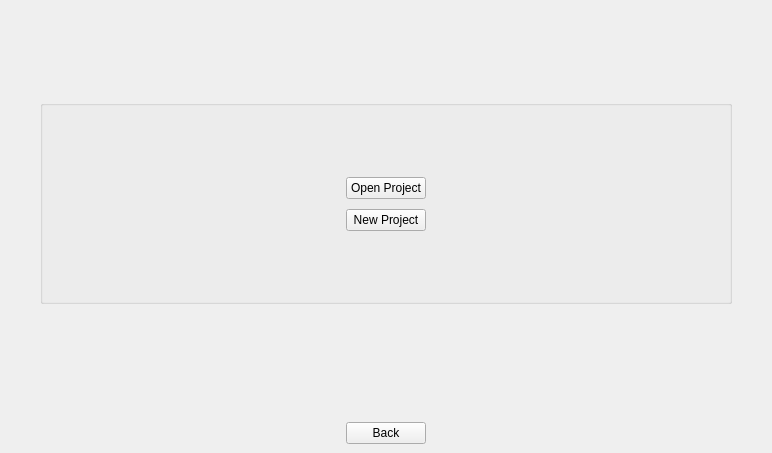
<?xml version="1.0" encoding="UTF-8"?>
<ui version="4.0">
 <class>CEditorChoiceScreen</class>
 <widget class="QWidget" name="CEditorChoiceScreen">
  <property name="geometry">
   <rect>
    <x>0</x>
    <y>0</y>
    <width>772</width>
    <height>453</height>
   </rect>
  </property>
  <property name="windowTitle">
   <string>Form</string>
  </property>
  <layout class="QGridLayout" name="gridLayout">
   <property name="leftMargin">
    <number>0</number>
   </property>
   <property name="topMargin">
    <number>0</number>
   </property>
   <property name="rightMargin">
    <number>0</number>
   </property>
   <property name="bottomMargin">
    <number>0</number>
   </property>
   <property name="spacing">
    <number>10</number>
   </property>
   <item row="2" column="1" colspan="2">
    <spacer name="verticalSpacer">
     <property name="orientation">
      <enum>Qt::Vertical</enum>
     </property>
     <property name="sizeHint" stdset="0">
      <size>
       <width>167</width>
       <height>125</height>
      </size>
     </property>
    </spacer>
   </item>
   <item row="0" column="1" colspan="2">
    <spacer name="verticalSpacer_2">
     <property name="orientation">
      <enum>Qt::Vertical</enum>
     </property>
     <property name="sizeHint" stdset="0">
      <size>
       <width>167</width>
       <height>126</height>
      </size>
     </property>
    </spacer>
   </item>
   <item row="3" column="0" colspan="4">
    <widget class="QWidget" name="widget" native="true">
     <layout class="QHBoxLayout" name="horizontalLayout">
      <item>
       <spacer name="horizontalSpacer_7">
        <property name="orientation">
         <enum>Qt::Horizontal</enum>
        </property>
        <property name="sizeHint" stdset="0">
         <size>
          <width>40</width>
          <height>20</height>
         </size>
        </property>
       </spacer>
      </item>
      <item>
       <widget class="CMenuButton" name="pCancelButton">
        <property name="text">
         <string>Back</string>
        </property>
       </widget>
      </item>
      <item>
       <spacer name="horizontalSpacer_8">
        <property name="orientation">
         <enum>Qt::Horizontal</enum>
        </property>
        <property name="sizeHint" stdset="0">
         <size>
          <width>40</width>
          <height>20</height>
         </size>
        </property>
       </spacer>
      </item>
     </layout>
    </widget>
   </item>
   <item row="1" column="0" colspan="4">
    <widget class="QWidget" name="widget_2" native="true">
     <layout class="QHBoxLayout" name="horizontalLayout_2">
      <property name="spacing">
       <number>0</number>
      </property>
      <property name="leftMargin">
       <number>0</number>
      </property>
      <property name="topMargin">
       <number>0</number>
      </property>
      <property name="rightMargin">
       <number>0</number>
      </property>
      <property name="bottomMargin">
       <number>0</number>
      </property>
      <item>
       <spacer name="horizontalSpacer">
        <property name="orientation">
         <enum>Qt::Horizontal</enum>
        </property>
        <property name="sizeType">
         <enum>QSizePolicy::Fixed</enum>
        </property>
        <property name="sizeHint" stdset="0">
         <size>
          <width>40</width>
          <height>20</height>
         </size>
        </property>
       </spacer>
      </item>
      <item>
       <widget class="QStackedWidget" name="pStackedWidget">
        <property name="sizePolicy">
         <sizepolicy hsizetype="Expanding" vsizetype="Preferred">
          <horstretch>0</horstretch>
          <verstretch>0</verstretch>
         </sizepolicy>
        </property>
        <property name="currentIndex">
         <number>0</number>
        </property>
        <widget class="QWidget" name="pButtonsPage">
         <layout class="QGridLayout" name="gridLayout_2">
          <property name="leftMargin">
           <number>0</number>
          </property>
          <property name="topMargin">
           <number>0</number>
          </property>
          <property name="rightMargin">
           <number>0</number>
          </property>
          <property name="bottomMargin">
           <number>0</number>
          </property>
          <property name="spacing">
           <number>10</number>
          </property>
          <item row="0" column="0">
           <widget class="QGroupBox" name="groupBox">
            <property name="title">
             <string/>
            </property>
            <layout class="QGridLayout" name="gridLayout_6">
             <property name="leftMargin">
              <number>0</number>
             </property>
             <property name="topMargin">
              <number>0</number>
             </property>
             <property name="rightMargin">
              <number>0</number>
             </property>
             <property name="bottomMargin">
              <number>0</number>
             </property>
             <property name="spacing">
              <number>10</number>
             </property>
             <item row="0" column="1">
              <spacer name="verticalSpacer_4">
               <property name="orientation">
                <enum>Qt::Vertical</enum>
               </property>
               <property name="sizeHint" stdset="0">
                <size>
                 <width>20</width>
                 <height>40</height>
                </size>
               </property>
              </spacer>
             </item>
             <item row="1" column="0" rowspan="2">
              <spacer name="horizontalSpacer_11">
               <property name="orientation">
                <enum>Qt::Horizontal</enum>
               </property>
               <property name="sizeHint" stdset="0">
                <size>
                 <width>40</width>
                 <height>20</height>
                </size>
               </property>
              </spacer>
             </item>
             <item row="1" column="1">
              <widget class="QPushButton" name="pOpenProjectButton">
               <property name="text">
                <string>Open Project</string>
               </property>
              </widget>
             </item>
             <item row="1" column="2" rowspan="2">
              <spacer name="horizontalSpacer_12">
               <property name="orientation">
                <enum>Qt::Horizontal</enum>
               </property>
               <property name="sizeHint" stdset="0">
                <size>
                 <width>40</width>
                 <height>20</height>
                </size>
               </property>
              </spacer>
             </item>
             <item row="2" column="1">
              <widget class="QPushButton" name="pNewProjectButton">
               <property name="text">
                <string>New Project</string>
               </property>
              </widget>
             </item>
             <item row="3" column="1">
              <spacer name="verticalSpacer_5">
               <property name="orientation">
                <enum>Qt::Vertical</enum>
               </property>
               <property name="sizeHint" stdset="0">
                <size>
                 <width>20</width>
                 <height>40</height>
                </size>
               </property>
              </spacer>
             </item>
            </layout>
           </widget>
          </item>
         </layout>
        </widget>
        <widget class="QWidget" name="pNewProjectPage">
         <layout class="QGridLayout" name="gridLayout_3">
          <property name="leftMargin">
           <number>0</number>
          </property>
          <property name="topMargin">
           <number>0</number>
          </property>
          <property name="rightMargin">
           <number>0</number>
          </property>
          <property name="bottomMargin">
           <number>0</number>
          </property>
          <property name="spacing">
           <number>10</number>
          </property>
          <item row="0" column="0" colspan="2">
           <widget class="QGroupBox" name="groupBox_2">
            <property name="title">
             <string/>
            </property>
            <layout class="QGridLayout" name="gridLayout_7">
             <property name="leftMargin">
              <number>0</number>
             </property>
             <property name="topMargin">
              <number>0</number>
             </property>
             <property name="rightMargin">
              <number>0</number>
             </property>
             <property name="bottomMargin">
              <number>0</number>
             </property>
             <property name="spacing">
              <number>10</number>
             </property>
             <item row="0" column="0">
              <spacer name="horizontalSpacer_9">
               <property name="orientation">
                <enum>Qt::Horizontal</enum>
               </property>
               <property name="sizeHint" stdset="0">
                <size>
                 <width>40</width>
                 <height>20</height>
                </size>
               </property>
              </spacer>
             </item>
             <item row="0" column="1">
              <widget class="QWidget" name="pNewProjectWidget" native="true">
               <property name="minimumSize">
                <size>
                 <width>400</width>
                 <height>0</height>
                </size>
               </property>
               <layout class="QGridLayout" name="gridLayout_4">
                <property name="leftMargin">
                 <number>0</number>
                </property>
                <property name="topMargin">
                 <number>0</number>
                </property>
                <property name="rightMargin">
                 <number>0</number>
                </property>
                <property name="bottomMargin">
                 <number>0</number>
                </property>
                <property name="spacing">
                 <number>10</number>
                </property>
                <item row="7" column="1">
                 <widget class="QPushButton" name="pCreateProjectButton">
                  <property name="sizePolicy">
                   <sizepolicy hsizetype="Minimum" vsizetype="Fixed">
                    <horstretch>1</horstretch>
                    <verstretch>0</verstretch>
                   </sizepolicy>
                  </property>
                  <property name="text">
                   <string>Create Project</string>
                  </property>
                 </widget>
                </item>
                <item row="5" column="0" colspan="4">
                 <widget class="QLabel" name="pErrorLabel">
                  <property name="sizePolicy">
                   <sizepolicy hsizetype="Preferred" vsizetype="Minimum">
                    <horstretch>0</horstretch>
                    <verstretch>0</verstretch>
                   </sizepolicy>
                  </property>
                  <property name="minimumSize">
                   <size>
                    <width>1</width>
                    <height>0</height>
                   </size>
                  </property>
                  <property name="text">
                   <string/>
                  </property>
                  <property name="wordWrap">
                   <bool>true</bool>
                  </property>
                 </widget>
                </item>
                <item row="2" column="1" colspan="2">
                 <spacer name="verticalSpacer_7">
                  <property name="orientation">
                   <enum>Qt::Vertical</enum>
                  </property>
                  <property name="sizeHint" stdset="0">
                   <size>
                    <width>20</width>
                    <height>40</height>
                   </size>
                  </property>
                 </spacer>
                </item>
                <item row="8" column="1" colspan="2">
                 <spacer name="verticalSpacer_6">
                  <property name="orientation">
                   <enum>Qt::Vertical</enum>
                  </property>
                  <property name="sizeHint" stdset="0">
                   <size>
                    <width>20</width>
                    <height>40</height>
                   </size>
                  </property>
                 </spacer>
                </item>
                <item row="3" column="1" colspan="2">
                 <widget class="QLabel" name="label">
                  <property name="sizePolicy">
                   <sizepolicy hsizetype="Preferred" vsizetype="Preferred">
                    <horstretch>0</horstretch>
                    <verstretch>0</verstretch>
                   </sizepolicy>
                  </property>
                  <property name="text">
                   <string>Enter Project Name</string>
                  </property>
                  <property name="alignment">
                   <set>Qt::AlignCenter</set>
                  </property>
                 </widget>
                </item>
                <item row="6" column="1" colspan="2">
                 <spacer name="verticalSpacer_3">
                  <property name="orientation">
                   <enum>Qt::Vertical</enum>
                  </property>
                  <property name="sizeType">
                   <enum>QSizePolicy::Fixed</enum>
                  </property>
                  <property name="sizeHint" stdset="0">
                   <size>
                    <width>20</width>
                    <height>40</height>
                   </size>
                  </property>
                 </spacer>
                </item>
                <item row="4" column="0" colspan="4">
                 <widget class="QLineEdit" name="pProjectNameLineEdit">
                  <property name="sizePolicy">
                   <sizepolicy hsizetype="Expanding" vsizetype="Fixed">
                    <horstretch>0</horstretch>
                    <verstretch>0</verstretch>
                   </sizepolicy>
                  </property>
                  <property name="text">
                   <string/>
                  </property>
                  <property name="placeholderText">
                   <string>New Project</string>
                  </property>
                 </widget>
                </item>
                <item row="7" column="3">
                 <spacer name="horizontalSpacer_4">
                  <property name="orientation">
                   <enum>Qt::Horizontal</enum>
                  </property>
                  <property name="sizeHint" stdset="0">
                   <size>
                    <width>40</width>
                    <height>20</height>
                   </size>
                  </property>
                 </spacer>
                </item>
                <item row="7" column="0">
                 <spacer name="horizontalSpacer_3">
                  <property name="orientation">
                   <enum>Qt::Horizontal</enum>
                  </property>
                  <property name="sizeHint" stdset="0">
                   <size>
                    <width>40</width>
                    <height>20</height>
                   </size>
                  </property>
                 </spacer>
                </item>
               </layout>
              </widget>
             </item>
             <item row="0" column="2">
              <spacer name="horizontalSpacer_10">
               <property name="orientation">
                <enum>Qt::Horizontal</enum>
               </property>
               <property name="sizeHint" stdset="0">
                <size>
                 <width>40</width>
                 <height>20</height>
                </size>
               </property>
              </spacer>
             </item>
            </layout>
           </widget>
          </item>
         </layout>
        </widget>
        <widget class="QWidget" name="pOpenProjectPage">
         <layout class="QGridLayout" name="gridLayout_5">
          <item row="0" column="0" colspan="2">
           <widget class="QGroupBox" name="groupBox_3">
            <property name="title">
             <string/>
            </property>
            <layout class="QGridLayout" name="gridLayout_8">
             <property name="leftMargin">
              <number>0</number>
             </property>
             <property name="topMargin">
              <number>0</number>
             </property>
             <property name="rightMargin">
              <number>0</number>
             </property>
             <property name="bottomMargin">
              <number>0</number>
             </property>
             <property name="spacing">
              <number>10</number>
             </property>
             <item row="0" column="0" colspan="3">
              <widget class="CProjectCardSelectionWidget" name="pProjectCardSelectionWidget" native="true"/>
             </item>
             <item row="1" column="0">
              <spacer name="horizontalSpacer_6">
               <property name="orientation">
                <enum>Qt::Horizontal</enum>
               </property>
               <property name="sizeType">
                <enum>QSizePolicy::Expanding</enum>
               </property>
               <property name="sizeHint" stdset="0">
                <size>
                 <width>40</width>
                 <height>20</height>
                </size>
               </property>
              </spacer>
             </item>
             <item row="1" column="1">
              <widget class="QPushButton" name="pOpenExistingProjectButton">
               <property name="text">
                <string>Open Project</string>
               </property>
              </widget>
             </item>
             <item row="1" column="2">
              <spacer name="horizontalSpacer_5">
               <property name="orientation">
                <enum>Qt::Horizontal</enum>
               </property>
               <property name="sizeType">
                <enum>QSizePolicy::Expanding</enum>
               </property>
               <property name="sizeHint" stdset="0">
                <size>
                 <width>40</width>
                 <height>20</height>
                </size>
               </property>
              </spacer>
             </item>
            </layout>
           </widget>
          </item>
         </layout>
        </widget>
       </widget>
      </item>
      <item>
       <spacer name="horizontalSpacer_2">
        <property name="orientation">
         <enum>Qt::Horizontal</enum>
        </property>
        <property name="sizeType">
         <enum>QSizePolicy::Fixed</enum>
        </property>
        <property name="sizeHint" stdset="0">
         <size>
          <width>40</width>
          <height>20</height>
         </size>
        </property>
       </spacer>
      </item>
     </layout>
    </widget>
   </item>
  </layout>
 </widget>
 <customwidgets>
  <customwidget>
   <class>CProjectCardSelectionWidget</class>
   <extends>QWidget</extends>
   <header>Widgets/ProjectCardSelectionWidget.h</header>
   <container>1</container>
  </customwidget>
  <customwidget>
   <class>CMenuButton</class>
   <extends>QPushButton</extends>
   <header>Widgets/MenuButton.h</header>
  </customwidget>
 </customwidgets>
 <resources/>
 <connections/>
</ui>
